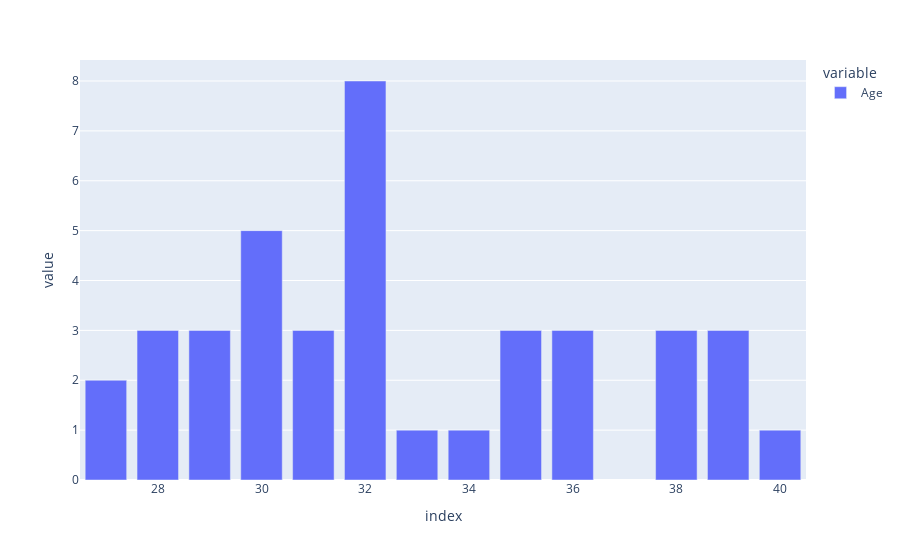

Here is the notebook cell this chart was saved with:
### Code cell
px.bar(highest_spending_age_group)

#People in their 30's more likely to have high spending

### Figure 1 — Plotly figure (JSON) as saved in the notebook; plotly's stock layout.template omitted (floating-point values rounded to 4 significant figures)
{"data": [{"alignmentgroup": "True", "hovertemplate": "variable=Age<br>index=%{x}<br>value=%{y}<extra></extra>", "legendgroup": "Age", "marker": {"color": "#636efa", "pattern": {"shape": ""}}, "name": "Age", "offsetgroup": "Age", "orientation": "v", "showlegend": true, "textposition": "auto", "type": "bar", "x": [27, 28, 29, 30, 31, 32, 33, 34, 35, 36, 38, 39, 40], "xaxis": "x", "y": [2, 3, 3, 5, 3, 8, 1, 1, 3, 3, 3, 3, 1], "yaxis": "y"}], "layout": {"barmode": "relative", "legend": {"title": {"text": "variable"}, "tracegroupgap": 0}, "margin": {"t": 60}, "xaxis": {"anchor": "y", "domain": [0, 1], "title": {"text": "index"}}, "yaxis": {"anchor": "x", "domain": [0, 1], "title": {"text": "value"}}}}
